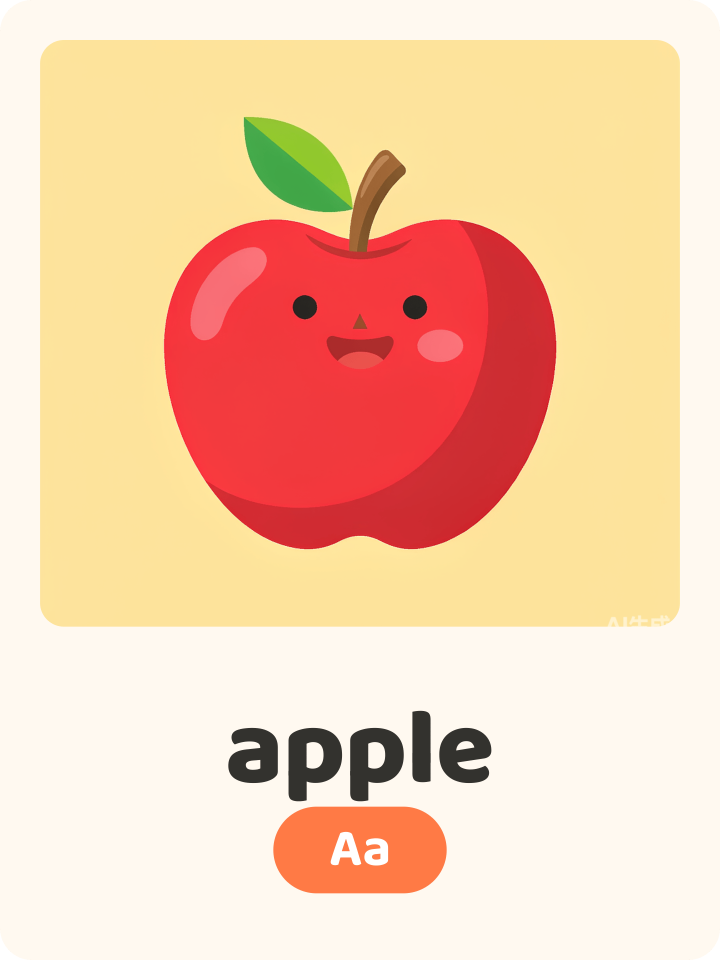
#> input picture examples/flashcard-apple.png, 2160 x 2880 px (shown at 1/3 size)
$ python chant_annotate_auto.py ../examples/flashcard-apple.png out.png
#> lines starting #> are read from the running program, lines starting #| are printed output that depends on the picture; after the words box and inside, x2 and y2 are one past the last pixel; in counts of white or black regions, pixels touching at a corner belong together
# -*- coding: utf-8 -*-
"""
Chant 插画自动标注（颜色分类定位 + 背景空白自动选位）
规则：单词在 单词.xlsx A 列 -> 必标；不在 -> 严禁标。
用法：python chant_annotate_auto.py <输入图> <输出图> <词1,词2,...>
"""
import os
import sys
import numpy as np
from PIL import Image, ImageDraw, ImageFont
from collections import deque

# 项目根目录 = scripts 的上一级（搬迁后自动跟随，不要再写绝对路径）
BASE = os.path.dirname(os.path.dirname(os.path.abspath(__file__)))
FONT_PATH = os.path.join(BASE, "assets", "fonts", "baloo2-extrabold.ttf")
ORANGE = (255, 122, 69)
SS = 2
FONT_SIZE = 60

# ---------- 1. 读取与颜色分类 ----------
src = Image.open(sys.argv[1]).convert("RGB")
img = np.array(src).astype(int)
H, W, _ = img.shape
#> H = 2880; W = 2160
r, g, b = img[..., 0], img[..., 1], img[..., 2]
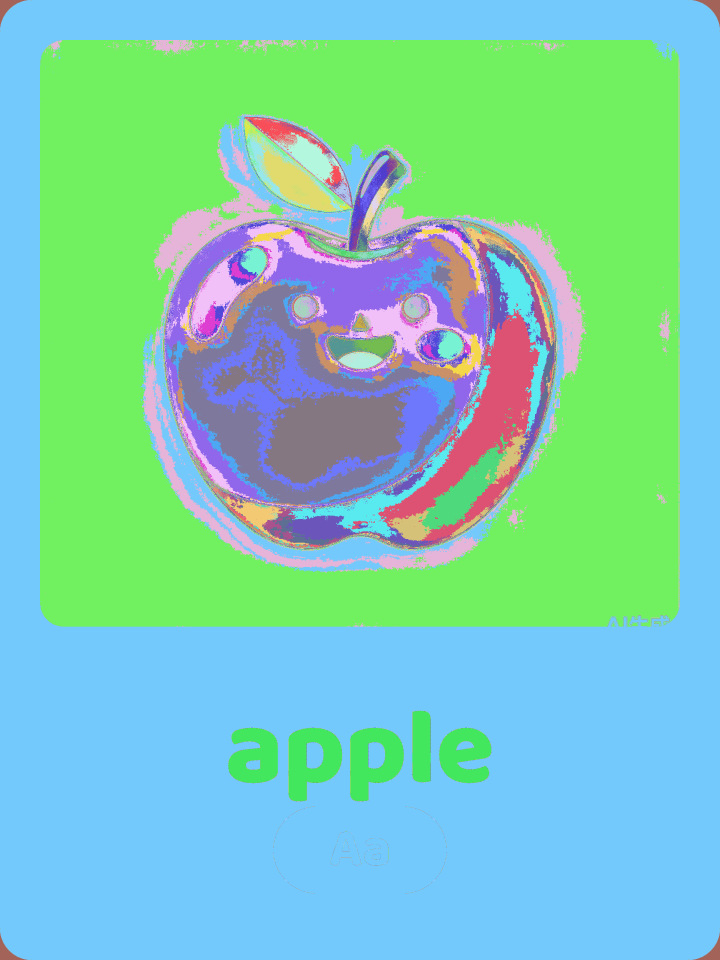
#> r: shape (2880, 2160) int64 (shown at 1/3 size); 91 distinct labels, from 39 to 255; one colour per label, 0 black
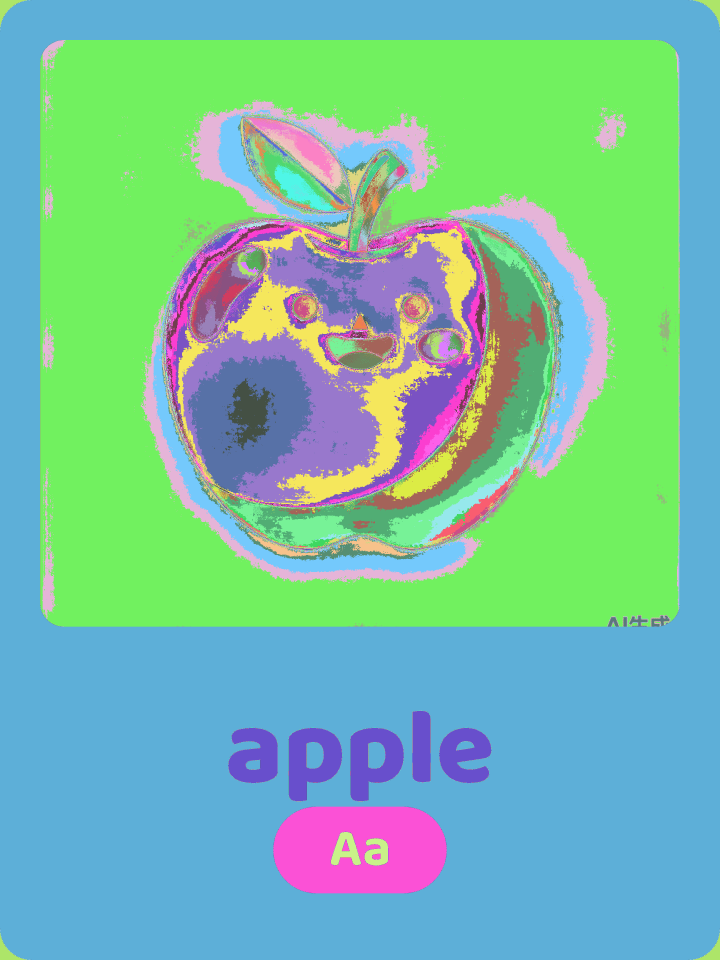
#> g: shape (2880, 2160) int64 (shown at 1/3 size); 115 distinct labels, from 13 to 255; one colour per label, 0 black
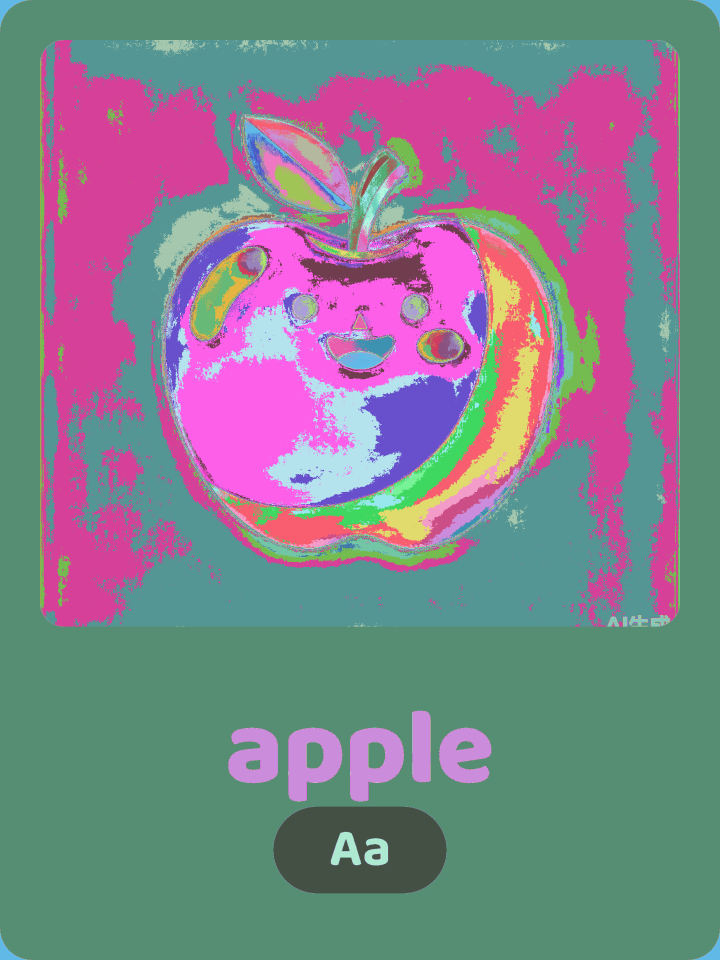
#> b: shape (2880, 2160) int64 (shown at 1/3 size); 105 distinct labels, from 23 to 255; one colour per label, 0 black

bg = np.array([249, 237, 221])
bgdist = np.abs(img - bg).sum(axis=2)
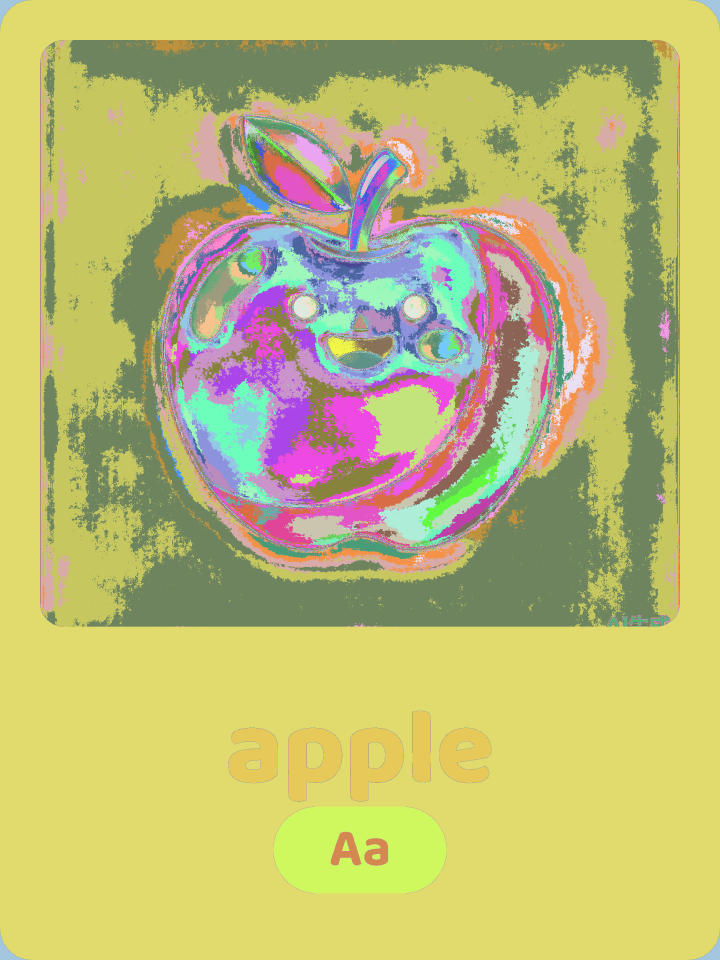
#> bgdist: shape (2880, 2160) int64 (shown at 1/3 size); 147 distinct labels, from 11 to 616; one colour per label, 0 black
is_bg = bgdist < 60
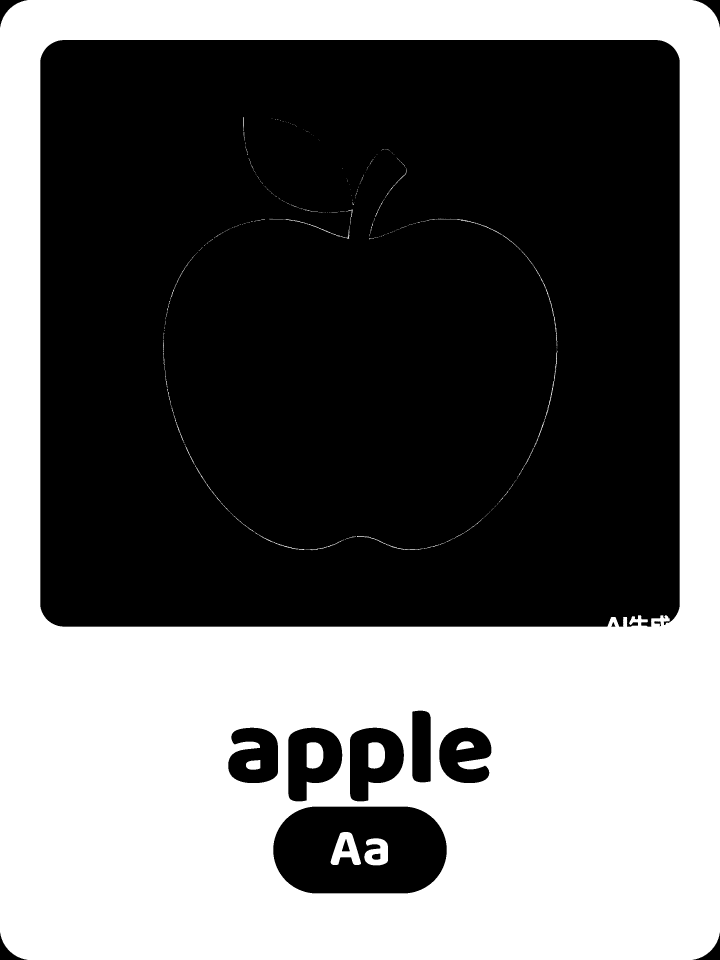
#> is_bg: shape (2880, 2160) bool (shown at 1/3 size); 42.5% white; 348 white regions (292 under 20 px), largest, box (x1, y1, x2, y2) and area: (0, 0, 2160, 2880) 2620522, (992, 2496, 1083, 2595) 4978, (1093, 2515, 1164, 2596) 4022

def comps(mask, min_area=300):
    m = mask.copy()
    h, w = m.shape
    out = []
    seen = np.zeros_like(m, dtype=bool)
    for i in range(0, h, 4):
        for j in range(0, w, 4):
            if m[i, j] and not seen[i, j]:
                q = deque([(i, j)]); seen[i, j] = True
                pix = []
                while q:
                    y, x = q.popleft(); pix.append((y, x))
                    for dy in (-2, -1, 0, 1, 2):
                        for dx in (-2, -1, 0, 1, 2):
                            ny, nx = y + dy, x + dx
                            if 0 <= ny < h and 0 <= nx < w and m[ny, nx] and not seen[ny, nx]:
                                seen[ny, nx] = True; q.append((ny, nx))
                if len(pix) >= min_area:
                    ys = np.array([p[0] for p in pix]); xs = np.array([p[1] for p in pix])
                    out.append(dict(area=len(pix), bbox=(int(xs.min()), int(ys.min()), int(xs.max()), int(ys.max())),
                                    centroid=(float(xs.mean()), float(ys.mean()))))
    return out

cat_mask = (r > 225) & (g > 135) & (g < 200) & (b > 60) & (b < 135) & ((r - g) > 55) & ((r - b) > 100)
#> cat_mask: shape (2880, 2160) bool; 0.02% white in thin lines or dots, all inside (x1, y1, x2, y2) = (492, 658, 1669, 2680)
wood_mask = (r > 165) & (r < 228) & (g > 100) & (g < 165) & (b > 55) & (b < 115) & ((r - g) > 45) & ((g - b) > 20)
#> wood_mask: shape (2880, 2160) bool; 0.04% white; 110 white regions (109 under 20 px), largest, box (x1, y1, x2, y2) and area: (1081, 465, 1168, 594) 2421
green_mask = ((g - r) > 45) & ((g - b) > 60)
#> green_mask: shape (2880, 2160) bool; 0.96% white; 19 white regions (18 under 20 px), largest, box (x1, y1, x2, y2) and area: (732, 352, 1057, 636) 59839
pink_mask = (r > 220) & (g > 135) & (g < 200) & (b > 145) & (b < 210) & ((b - g) > 5)
#> pink_mask: shape (2880, 2160) bool; every value is 0
# 蚂蚁：右半区最暗棕色簇
dark_mask = (r + g + b < 330) & (r > g) & (g > b)
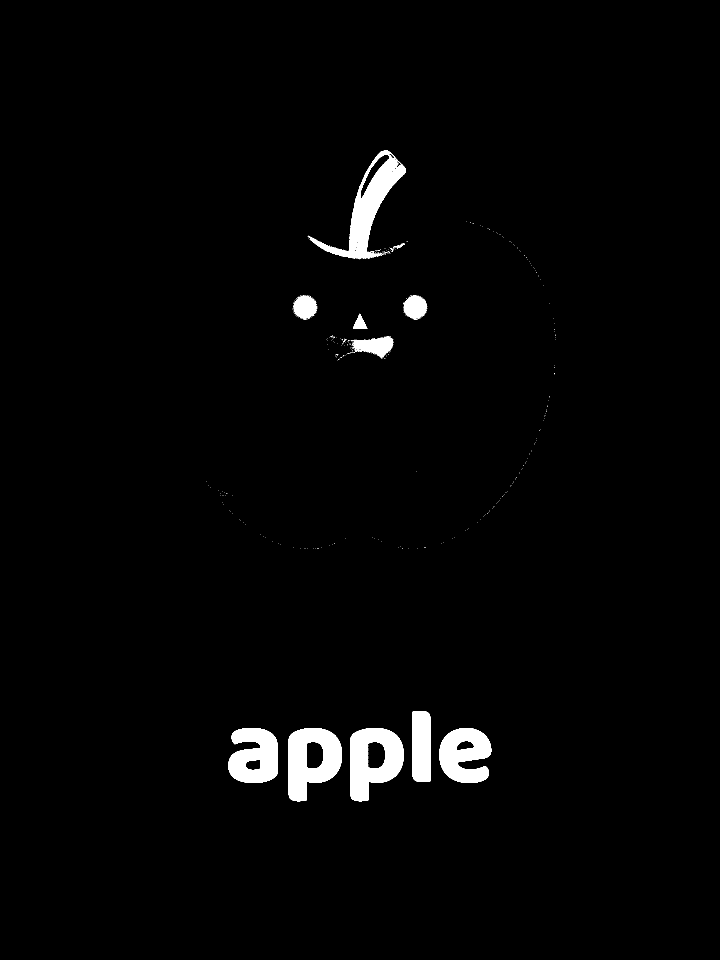
#> dark_mask: shape (2880, 2160) bool (shown at 1/3 size); 2.1% white; 448 white regions (435 under 20 px), largest, box (x1, y1, x2, y2) and area: (923, 451, 1217, 778) 22599, (865, 2184, 1026, 2404) 22520, (1050, 2184, 1211, 2404) 22520
ant_region = np.zeros_like(dark_mask); ant_region[280:560, 880:1120] = True
ant_mask = dark_mask & ant_region
#> ant_mask: shape (2880, 2160) bool; 0.01% white; 2 white regions, box (x1, y1, x2, y2) and area: (1079, 483, 1120, 560) 554, (1104, 533, 1120, 560) 230

cat_c = max(comps(cat_mask), key=lambda c: c["area"])
#> after the loop in comps, `for i in range(0, h, 4):`: seen: shape (2880, 2160) bool; 0% white in thin lines or dots, all inside (x1, y1, x2, y2) = (500, 660, 1669, 2597)
#> (the run stopped early here; a loop or call above may not have finished)

$ run again, on examples/flashcard-elephant.png
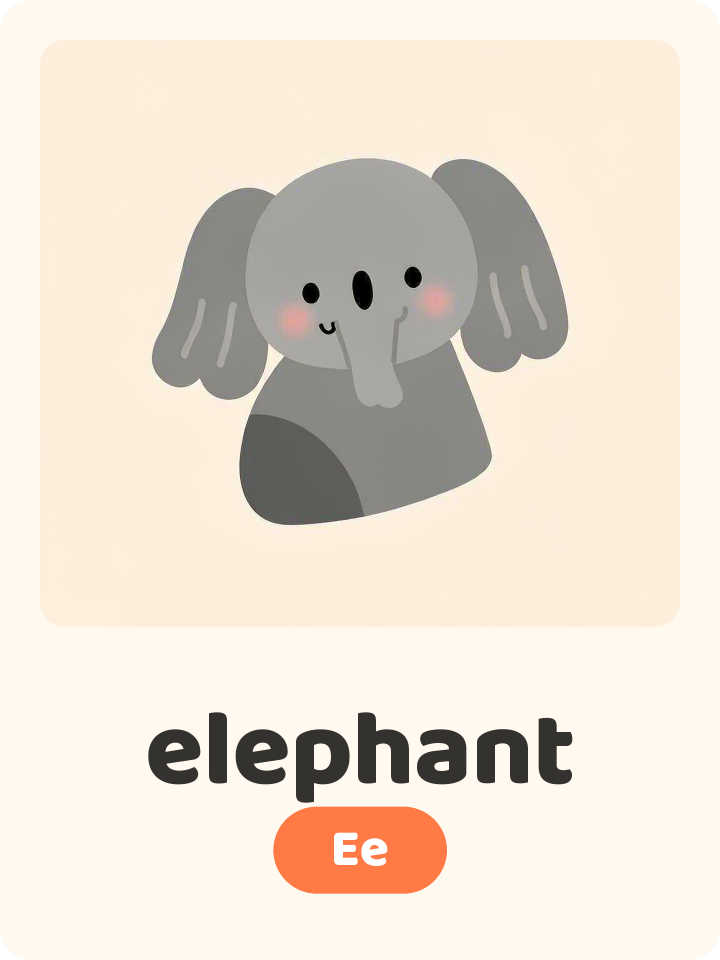
#> input picture examples/flashcard-elephant.png, 2160 x 2880 px (shown at 1/3 size)
#> r: shape (2880, 2160) int64; 256 distinct labels, from 0 to 255
#> g: shape (2880, 2160) int64; 256 distinct labels, from 0 to 255
#> b: shape (2880, 2160) int64; 256 distinct labels, from 0 to 255
#> bgdist: shape (2880, 2160) int64; 708 distinct labels, from 0 to 707
#> `is_bg = bgdist < 60`:
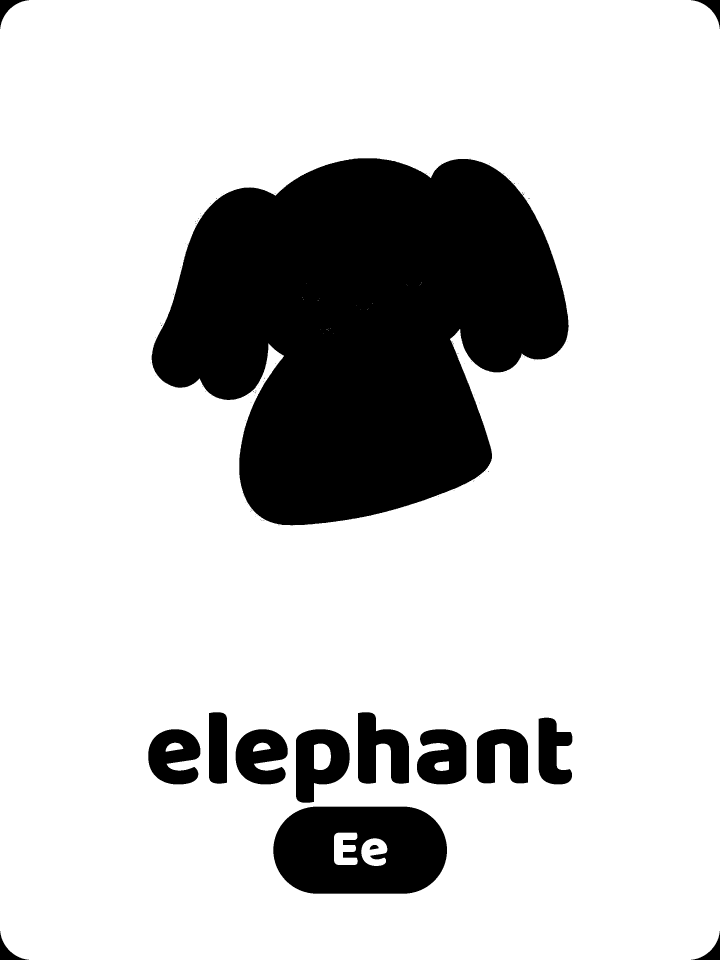
#> is_bg: shape (2880, 2160) bool (shown at 1/3 size); 80.4% white; 105 black regions (90 under 20 px), largest, box (x1, y1, x2, y2) and area: (455, 475, 1706, 1576) 955362, (820, 2420, 1341, 2681) 111451, (888, 2188, 1049, 2408) 22843
#> cat_mask: shape (2880, 2160) bool; 0% white in thin lines or dots, all inside (x1, y1, x2, y2) = (1002, 2498, 1162, 2598)
#> wood_mask: shape (2880, 2160) bool; every value is 0
#> `dark_mask = (r + g + b < 330) & (r > g) & (g > b)`:
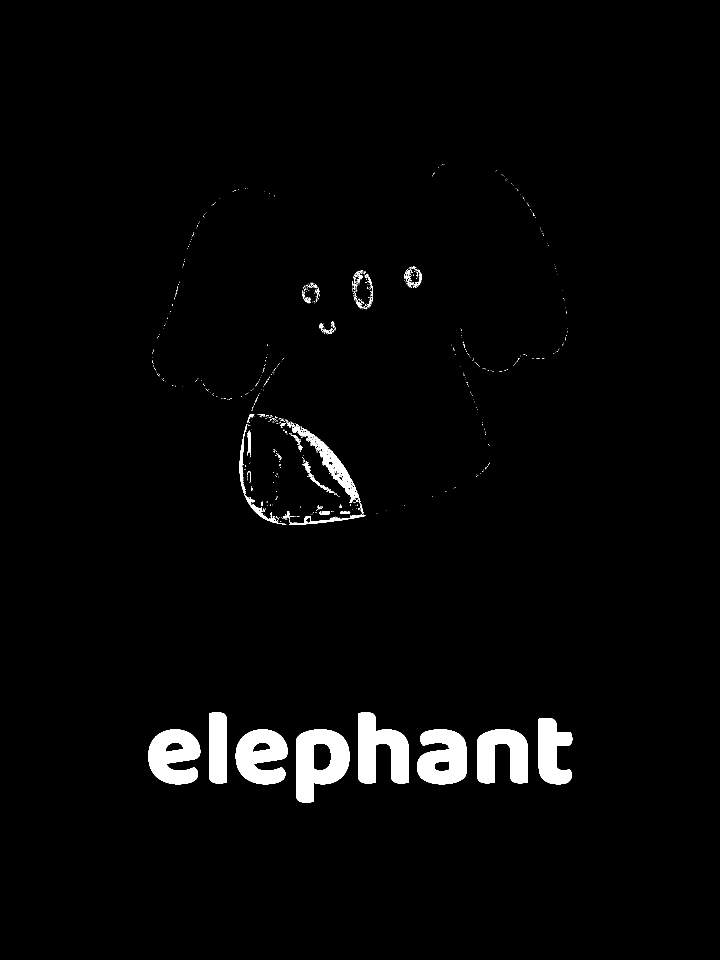
#> dark_mask: shape (2880, 2160) bool (shown at 1/3 size); 2.5% white; 727 white regions (650 under 20 px), largest, box (x1, y1, x2, y2) and area: (888, 2188, 1048, 2408) 22564, (1074, 2137, 1227, 2350) 21079, (1251, 2188, 1399, 2353) 18080
